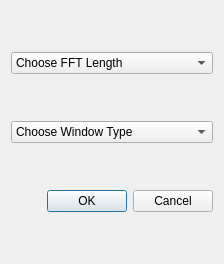
<?xml version="1.0" encoding="UTF-8"?>
<ui version="4.0">
 <class>OptionsMenu</class>
 <widget class="QDialog" name="OptionsMenu">
  <property name="geometry">
   <rect>
    <x>0</x>
    <y>0</y>
    <width>224</width>
    <height>264</height>
   </rect>
  </property>
  <property name="windowTitle">
   <string>Dialog</string>
  </property>
  <layout class="QHBoxLayout" name="horizontalLayout">
   <item>
    <layout class="QVBoxLayout" name="verticalLayout">
     <item>
      <widget class="QComboBox" name="fftLenBox">
       <property name="currentText">
        <string>Choose FFT Length</string>
       </property>
       <item>
        <property name="text">
         <string>Choose FFT Length</string>
        </property>
       </item>
       <item>
        <property name="text">
         <string>1024</string>
        </property>
       </item>
       <item>
        <property name="text">
         <string>2048</string>
        </property>
       </item>
       <item>
        <property name="text">
         <string>4096</string>
        </property>
       </item>
       <item>
        <property name="text">
         <string>8192</string>
        </property>
       </item>
      </widget>
     </item>
     <item>
      <widget class="QComboBox" name="comboBox_2">
       <item>
        <property name="text">
         <string>Choose Window Type</string>
        </property>
       </item>
       <item>
        <property name="text">
         <string>Rectangular</string>
        </property>
       </item>
       <item>
        <property name="text">
         <string>Hann</string>
        </property>
       </item>
      </widget>
     </item>
     <item>
      <widget class="QDialogButtonBox" name="buttonBox">
       <property name="orientation">
        <enum>Qt::Horizontal</enum>
       </property>
       <property name="standardButtons">
        <set>QDialogButtonBox::Cancel|QDialogButtonBox::Ok</set>
       </property>
      </widget>
     </item>
    </layout>
   </item>
  </layout>
 </widget>
 <resources/>
 <connections>
  <connection>
   <sender>buttonBox</sender>
   <signal>rejected()</signal>
   <receiver>OptionsMenu</receiver>
   <slot>reject()</slot>
   <hints>
    <hint type="sourcelabel">
     <x>316</x>
     <y>260</y>
    </hint>
    <hint type="destinationlabel">
     <x>286</x>
     <y>274</y>
    </hint>
   </hints>
  </connection>
  <connection>
   <sender>buttonBox</sender>
   <signal>accepted()</signal>
   <receiver>OptionsMenu</receiver>
   <slot>accept()</slot>
   <hints>
    <hint type="sourcelabel">
     <x>248</x>
     <y>254</y>
    </hint>
    <hint type="destinationlabel">
     <x>157</x>
     <y>274</y>
    </hint>
   </hints>
  </connection>
 </connections>
</ui>
